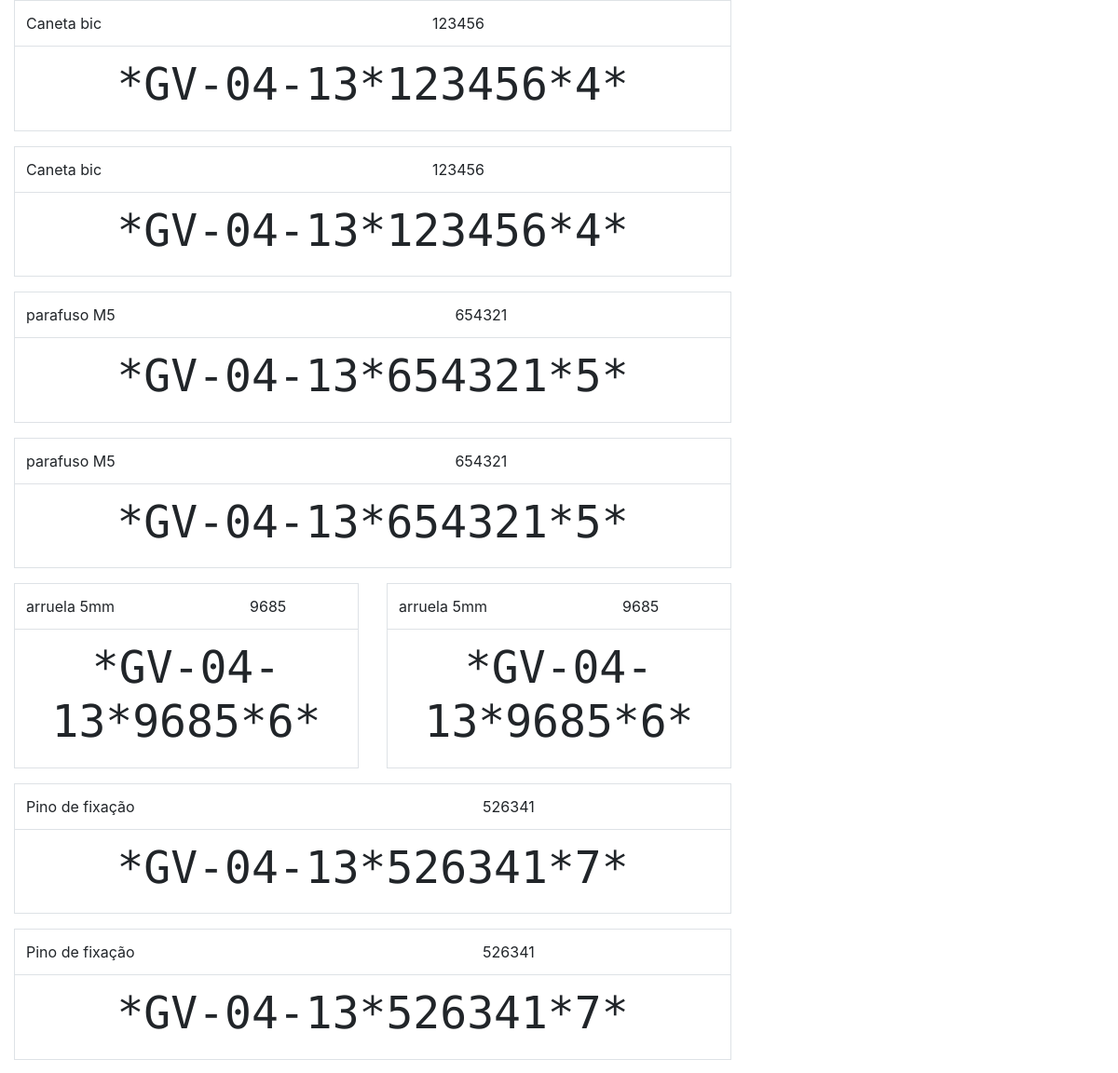
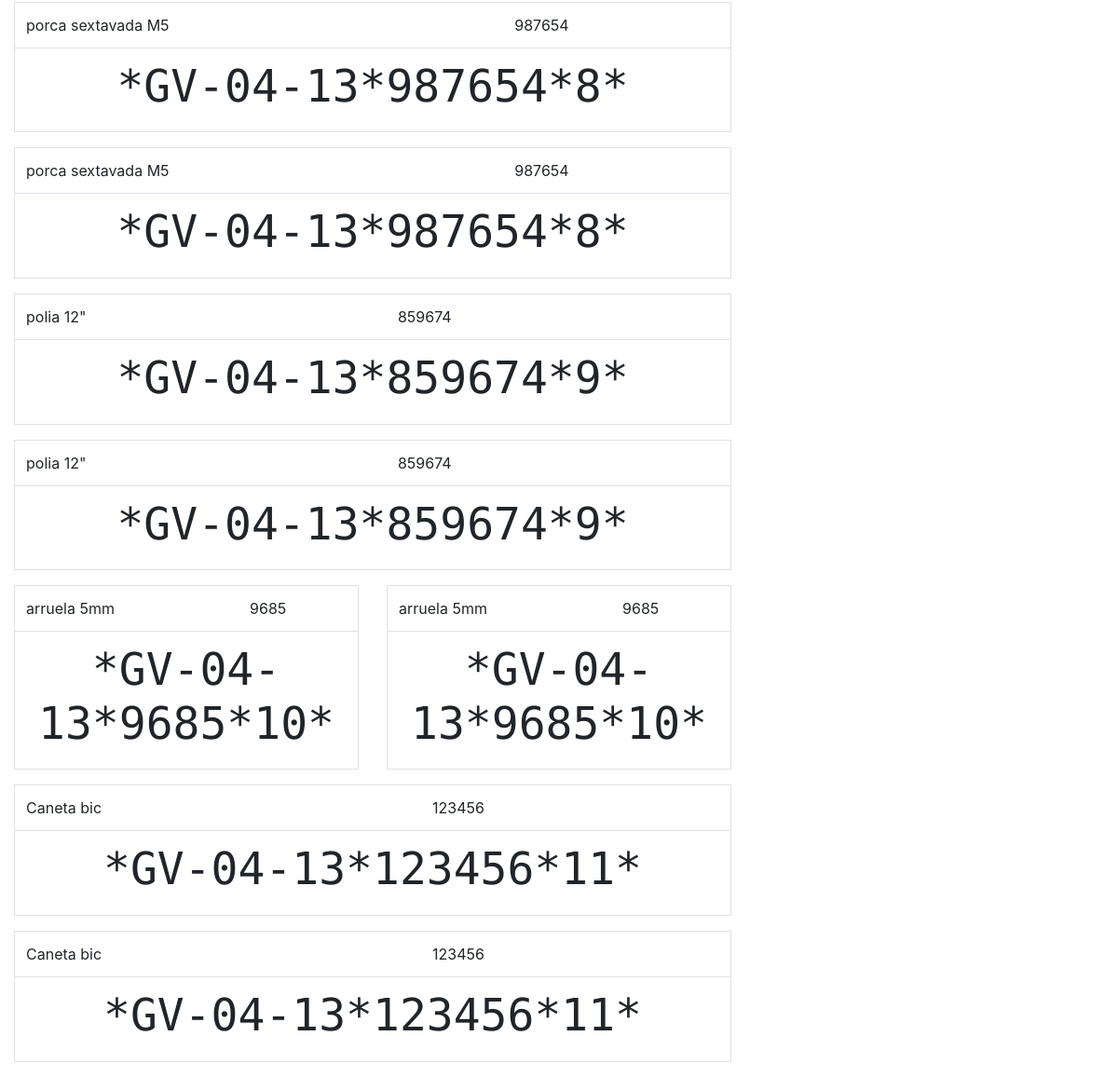
Page /pecas/imprimir_etiquetas/2 (signed in) on the committed database (2 pictures, top to bottom).
### pecas/models.py (models this page shows, shortened)
class Aplicacao(models.Model):
    peca_aplicacao = models.ForeignKey(Peca, on_delete=models.CASCADE)
    descricao = models.CharField(max_length=100)
    data_cadastro = models.DateTimeField(auto_now_add=True)
    ativo = models.BooleanField(default=True)
    embalagem = models.CharField(max_length=10, default='')
    gravitacional_aplicacao = models.ForeignKey(
        Gravitacional,
        on_delete=models.CASCADE
    )

class Peca(models.Model):
    nome_peca = models.CharField(max_length=100)
    codigo_peca = models.CharField(max_length=20, unique=True)
    data_cadastro = models.DateTimeField(auto_now_add=True)

class Gravitacional(models.Model):
    codigo = models.CharField(max_length=10)
    data_cadastro = models.DateTimeField(auto_now_add=True)
    descricao = models.CharField(max_length=250)
    linha = models.CharField(max_length=10)
    posto = models.CharField(max_length=10)
    galpao = models.CharField(max_length=10)

### pecas/views.py (the view)
@method_decorator(login_required, name='dispatch')
class EtiquetasListView(ListView):
    model = Aplicacao
    context_object_name = "aplicacoes"
    template_name = "gravitacionais/etiquetas.html"
    def get(self, request, *args, **kwargs):
        self.gravitacional_id = kwargs['gravitacional_id']
        return super().get(request, *args, **kwargs)
    def get_context_data(self, **kwargs):
        kwargs['gravitacional'] = get_object_or_404(
            Gravitacional,
            pk = self.gravitacional_id
        )
        return super().get_context_data(**kwargs)
    def get_queryset(self, **kwargs):
        gravitacional = get_object_or_404(
            Gravitacional,
            pk = self.gravitacional_id
        )
        queryset = Aplicacao.objects.filter(
            gravitacional_aplicacao = gravitacional,
            ativo = True
        )
        return queryset

### pecas/templates/gravitacionais/etiquetas.html (shortened to what this page needs)
{% load static %}
<!DOCTYPE html>
<html>
  <head>
    <link rel='stylesheet' type='text/css'
	  href='{% static "css/cdb.css" %}'>
    <link rel='stylesheet' type='text/css'
	  href='{% static "css/bootstrap.min.css" %}'>
  </head>
  <body>
    <div class='col-sm-8 col-print-A4-4'>
      {% for aplicacao in aplicacoes %}
      <div class='row'>
	<div class='col-sm'>
	  <table class='table border'>
	    <tr>
	      <td>
		{{ aplicacao.peca_aplicacao.nome_peca }}
	      </td>
	      <td>{{ aplicacao.peca_aplicacao.codigo_peca }}</td>
	    </tr>
	    <tr>
	      <td colspan='2'>
		<h1 class='codigo-barras text-center'>
*{{ gravitacional.codigo }}*{{ aplicacao.peca_aplicacao.codigo_peca }}*{{ aplicacao.id }}*
		</h1>
	      </td>
	    </tr>
	  </table>
	</div>
	<div class='col-sm'>
	  <table class='table border'>
	    <tr>
	      <td>
 		{{ aplicacao.peca_aplicacao.nome_peca }}
	      </td>
	      <td>{{ aplicacao.peca_aplicacao.codigo_peca }}</td>
	    </tr>
	    <tr>
	      <td colspan='2'>
		<h1 class='codigo-barras text-center'>
*{{ gravitacional.codigo }}*{{ aplicacao.peca_aplicacao.codigo_peca }}*{{ aplicacao.id }}*
		</h1>
	      </td>
	    </tr>
	  </table>
	</div>
      </div>
      	{% endfor %}
    </div>
  </body>
</html>

### pecas/static/css/cdb.css (style rules this page uses)
.codigo-barras { font-family: 'Libre Barcode 128', cursive; font-size: 300%; }

### rows in the picture
Aplicacao: peca_aplicacao.nome_peca "Caneta bic", peca_aplicacao.codigo_peca "123456", id "4"
Gravitacional: codigo "GV-04-13"
Aplicacao: peca_aplicacao.nome_peca "parafuso M5", peca_aplicacao.codigo_peca "654321", id "5"
Aplicacao: peca_aplicacao.nome_peca "arruela 5mm", peca_aplicacao.codigo_peca "9685", id "6"
Aplicacao: peca_aplicacao.nome_peca "Pino de fixação", peca_aplicacao.codigo_peca "526341", id "7"
Aplicacao: peca_aplicacao.nome_peca "porca sextavada M5", peca_aplicacao.codigo_peca "987654", id "8"
Aplicacao: peca_aplicacao.nome_peca "polia 12\"", peca_aplicacao.codigo_peca "859674", id "9"
Aplicacao: peca_aplicacao.nome_peca "arruela 5mm", peca_aplicacao.codigo_peca "9685", id "10"
Aplicacao: peca_aplicacao.nome_peca "Caneta bic", peca_aplicacao.codigo_peca "123456", id "11"
